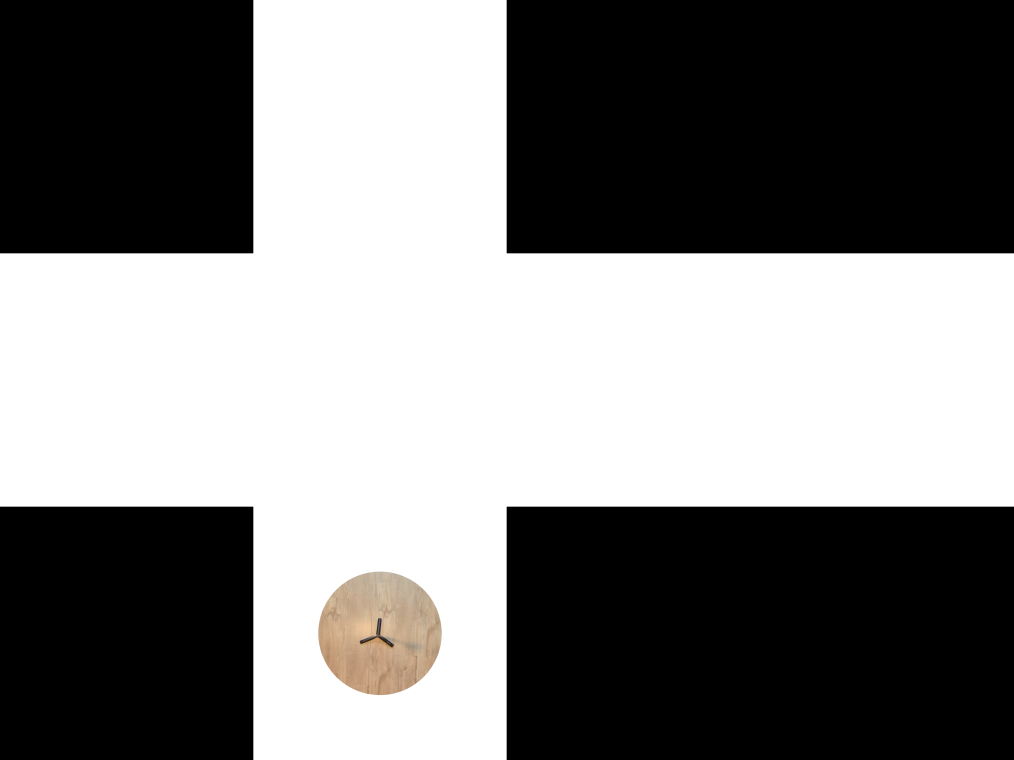
#> input picture cubemap.png, 6080 x 4560 px (shown at 1/6 size)
$ python cubemap_trim_floor.py --input cubemap.png
#> lines starting #> are read from the running program, lines starting #| are printed output that depends on the picture
import sys

import cv2
import argparse


def slice_image(input_path, output_path, height):

#> called with input_path = 'cubemap.png', output_path = 'output_image.png', height = 2600
    cubemap = cv2.imread(input_path)
#> cubemap is the input picture: shape (4560, 6080, 3); mean B, G, R 125.7, 126.1, 126.6

    # trimmed_img = np.zeros((1520, 1520, 3), dtype=np.uint8)

    trimmed_img = cubemap[3040:4560,1520:3040] # [y_from:y_to, x_from:x_to]
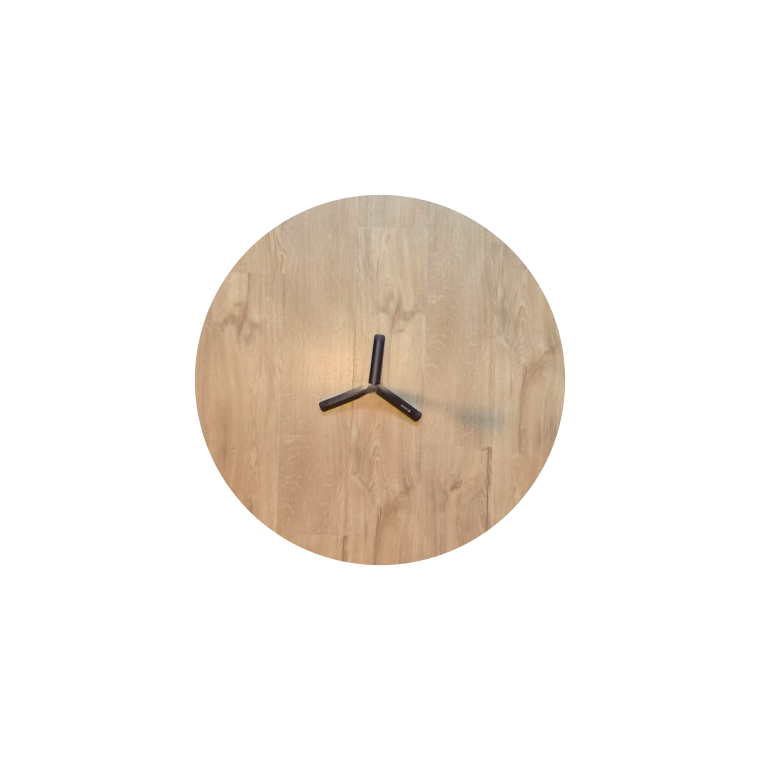
#> trimmed_img: shape (1520, 1520, 3) (shown at 1/2 size); mean B, G, R 232.9, 238.4, 243.8

    cv2.imwrite(output_path, trimmed_img)

if __name__ == '__main__':
    parser = argparse.ArgumentParser(description="Paint white rectangle over image.")
    parser.add_argument("-o", "--output", help="Output filename", default="output_image.png")
    parser.add_argument("-i", "--input", help="Input filename", default="input_image.png")
    parser.add_argument("-height", "--height", help="Height of white rectangle from top", default=2600)

    args = parser.parse_args()
    output_filename = args.output
    input_filename = args.input
    rect_height = args.height

    slice_image(input_filename, output_filename, rect_height)
